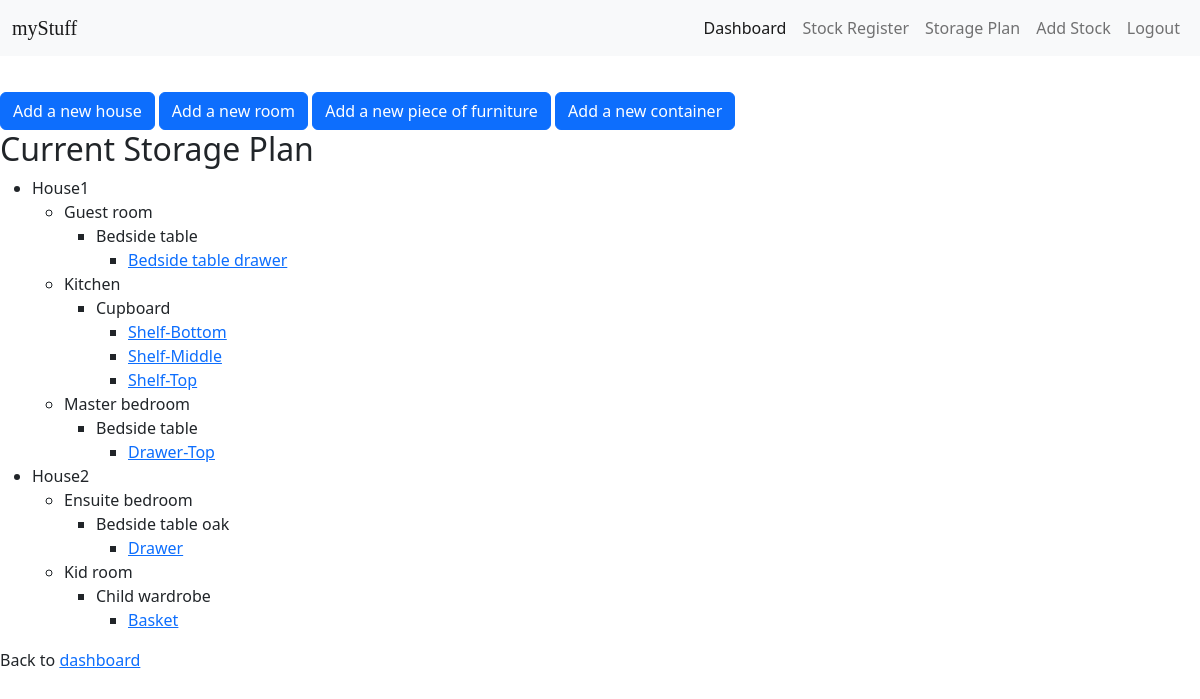
/storage_plan (signed in), run on the app's committed database.
### tables this page shows
CREATE TABLE container (container_id INTEGER PRIMARY KEY AUTOINCREMENT,furniture_id INTEGER, container_name TEXT NOT NULL, is_unassigned INTEGER DEFAULT 0, FOREIGN KEY (furniture_id) REFERENCES furniture (furniture_id));

CREATE TABLE house (house_id INTEGER PRIMARY KEY AUTOINCREMENT, house_name TEXT NOT NULL, user_id INTEGER REFERENCES user(id));

CREATE TABLE room (room_id INTEGER PRIMARY KEY AUTOINCREMENT, room_name TEXT NOT NULL, house_id INTEGER, FOREIGN KEY (house_id) REFERENCES house (house_id));

CREATE TABLE furniture (furniture_id INTEGER PRIMARY KEY AUTOINCREMENT, furniture_name TEXT NOT NULL, room_id INTEGER, FOREIGN KEY (room_id) REFERENCES room (room_id));

### app.py (the view)
@app.route("/storage_plan")
@login_required
def storage_plan():
    db = get_db_connection()
    rows = db.execute(
        "SELECT house.house_id, house.house_name, room.room_id, room.room_name, furniture.furniture_id, furniture.furniture_name, container.container_id, container.container_name FROM house LEFT JOIN room ON house.house_id = room.house_id LEFT JOIN furniture ON room.room_id = furniture.room_id LEFT JOIN container ON furniture.furniture_id = container.furniture_id WHERE container.is_unassigned != 1 AND house.user_id=?",
        [current_user.id],
    ).fetchall()
    containers_dict = {}
    for row in rows:
        (
            house_id,
            house_name,
            room_id,
            room_name,
            furniture_id,
            furniture_name,
            container_id,
            container_name,
        ) = row
        if house_name not in containers_dict:
            containers_dict[house_name] = {"house_id": house_id, "rooms": {}}
        if room_name == None:
            continue
        elif room_name not in containers_dict[house_name]["rooms"]:
            containers_dict[house_name]["rooms"][room_name] = {
                "room_id": room_id,
                "furniture": {},
            }
        if furniture_name == None:
            continue
        elif (
            furniture_name
            not in containers_dict[house_name]["rooms"][room_name]["furniture"]
        ):
            containers_dict[house_name]["rooms"][room_name]["furniture"][
                furniture_name
            ] = {"furniture_id": furniture_id, "containers": {}}
        if container_name == None:
            continue
        elif (
            container_name
            not in containers_dict[house_name]["rooms"][room_name]["furniture"][
                furniture_name
            ]["containers"]
        ):
            containers_dict[house_name]["rooms"][room_name]["furniture"][
                furniture_name
            ]["containers"][container_name] = container_id
    return render_template("storage_plan.html", menu=containers_dict)

### app.py (called while the page is built)
@login_manager.user_loader
def load_user(user_id):
    conn = sqlite3.connect("myStuff.db")
    c = conn.cursor()
    c.execute("SELECT * FROM user WHERE id=?", [user_id])
    user = c.fetchone()
    if user:
        return User(user[0], user[1])
    else:
        return None

def get_db_connection():
    conn = sqlite3.connect("myStuff.db")
    conn.row_factory = sqlite3.Row
    return conn

### templates/storage_plan.html (shortened to what this page needs)
{% extends 'layout.html' %}
{% block content %}
<div>
    <a href='/add_house' class="btn btn-primary">Add a new house</a>
    <a href='/add_room' class="btn btn-primary">Add a new room</a>
    <a href='/add_furniture' class="btn btn-primary">Add a new piece of furniture</a>
    <a href='/add_container' class="btn btn-primary">Add a new container</a>
</div>
<div>
    <h2>Current Storage Plan</h2>
    <ul id="house">
        {% for house, house_data in menu.items() %}
        <li>{{ house }}</li>
        {% if house_data.rooms %}
        <ul id="room">
            {% for room, room_data in house_data.rooms.items() %}
            <li>{{ room }}</li>
            {% if room_data.furniture %}
            <ul id="furniture">
                {% for furniture, furniture_data in room_data.furniture.items() %}
                <li>{{ furniture }}</li>
                {% if furniture_data.containers %}
                <ul id="container">
                    {% for container, container_data in furniture_data.containers.items() %}
                    <li><a href='/container_info/{{container_data}}'>{{ container }}</a></li>
                    {% endfor %}
                </ul>
                {% endif %}
                {% endfor %}
            </ul>
            {% endif %}
            {% endfor %}
        </ul>
        {% endif %}
        {% endfor %}
    </ul>
</div>
<div>
    <p>Back to <a href='/dashboard'>dashboard</a></p>
</div>
{% endblock %}

### templates/layout.html (shortened to what this page needs)
<!DOCTYPE html>
<html lang="en">
<head>
    <link href="https://cdn.jsdelivr.net/npm/bootstrap@5.2.3/dist/css/bootstrap.min.css" rel="stylesheet"
>
</head>
<body>
    <nav class="navbar navbar-expand-lg navbar-light bg-light justify-content-end">
        <div class="container-fluid">
            <a class="navbar-brand" style="font-family: 'Segoe Script', cursive;">myStuff</a>
            <div class="collapse navbar-collapse" id="navbarNav">
                <ul class="navbar-nav ms-auto">
                    {% if current_user.is_authenticated %}
                    <li class="nav-item">
                        <a class="nav-link active" aria-current="page" href="/dashboard">Dashboard</a>
                    </li>
                    <li class="nav-item">
                        <a class="nav-link" href="/view_stock">Stock Register</a>
                    </li>
                    <li class="nav-item">
                        <a class="nav-link" href="/storage_plan">Storage Plan</a>
                    </li>
                    <li class="nav-item">
                        <a class="nav-link" href="/add_stock/new">Add Stock</a>
                    </li>
                    <li class="nav-item">
                        <a class="nav-link" href="/logout">Logout</a>
                    </li>
                    {% endif %}
                </ul>
            </div>
        </div>
    </nav>
    <div class='content' style='margin-top: 3%;'>
        {% block content %}
        {% endblock %}
    </div>
</body>
</html>

### data on the page
container: house_name "House1", room_name "Guest room", furniture_name "Bedside table", container_name "Bedside table drawer"
container: room_name "Kitchen", furniture_name "Cupboard", container_name "Shelf-Bottom"
container: container_name "Shelf-Middle"
container: container_name "Shelf-Top"
container: room_name "Master bedroom", furniture_name "Bedside table", container_name "Drawer-Top"
container: house_name "House2", room_name "Ensuite bedroom", furniture_name "Bedside table oak", container_name "Drawer"
container: room_name "Kid room", furniture_name "Child wardrobe", container_name "Basket"
